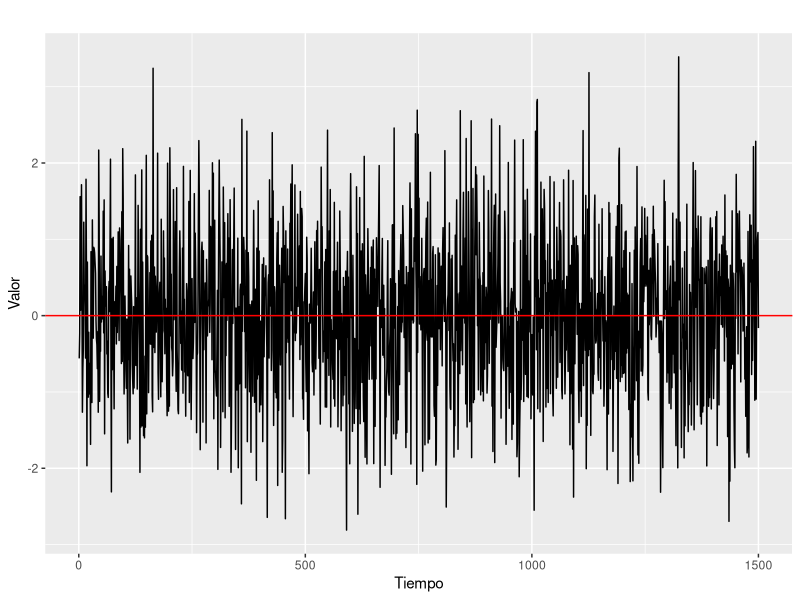
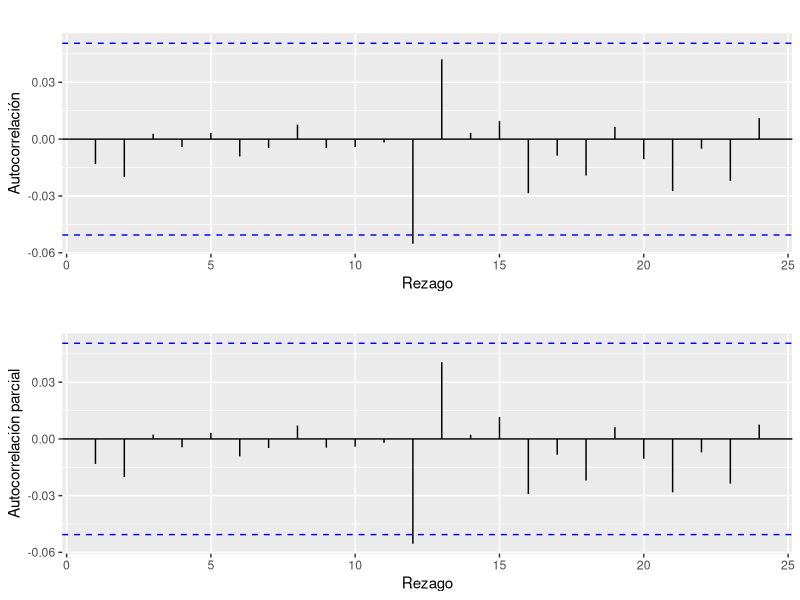
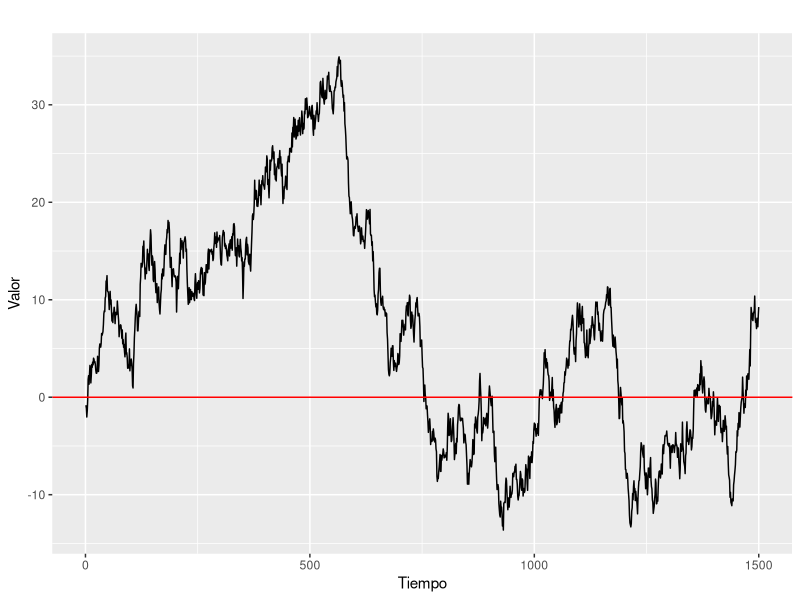
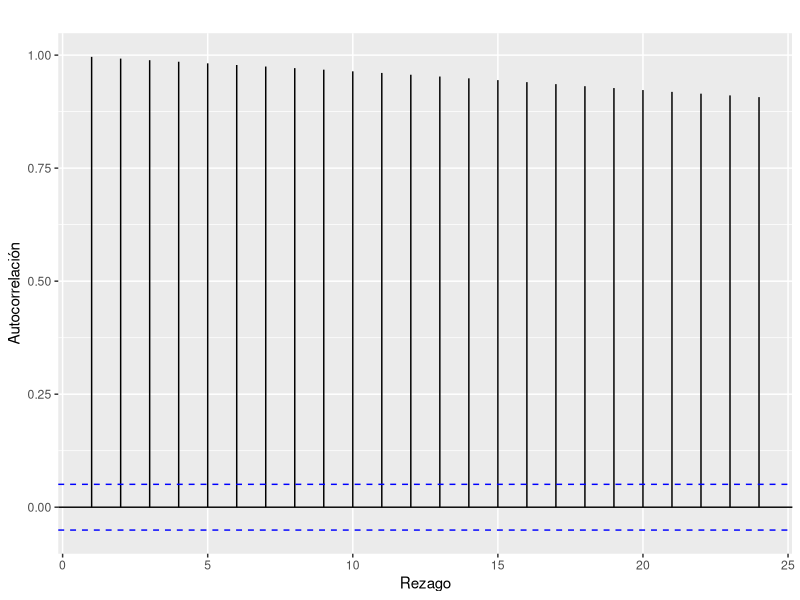
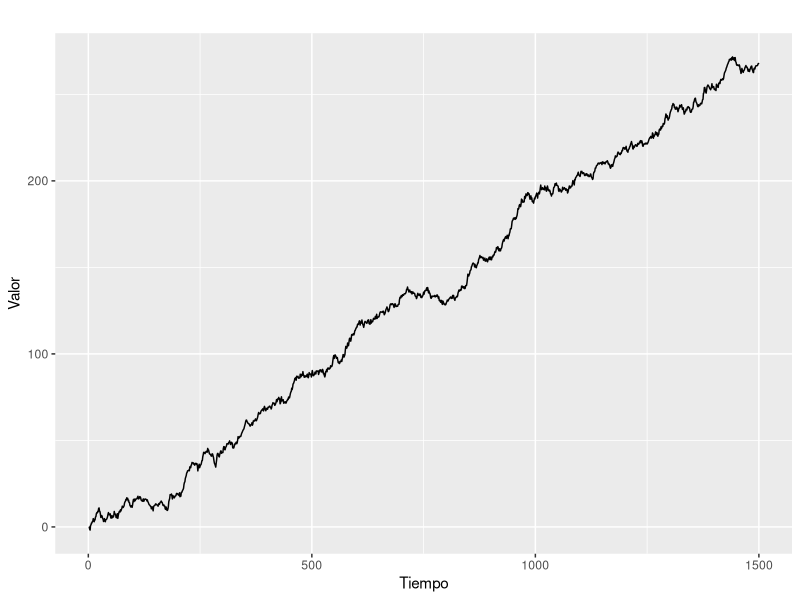
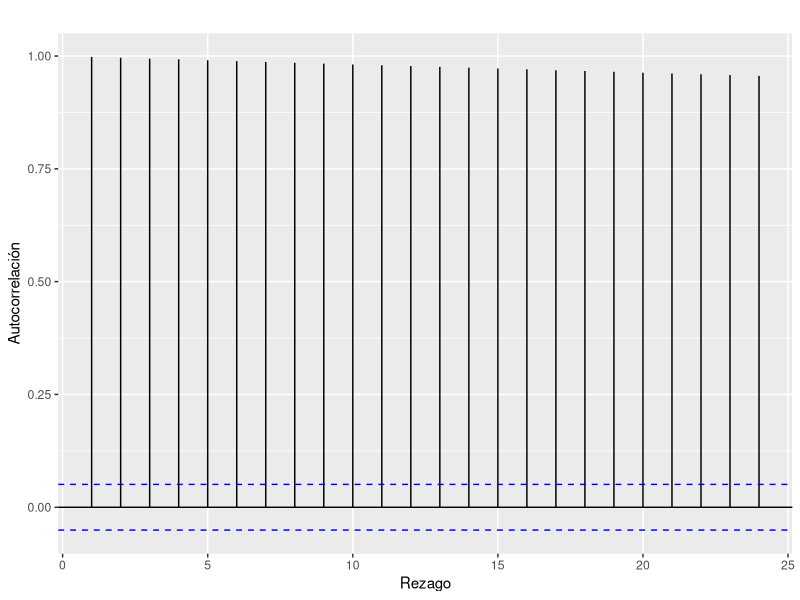
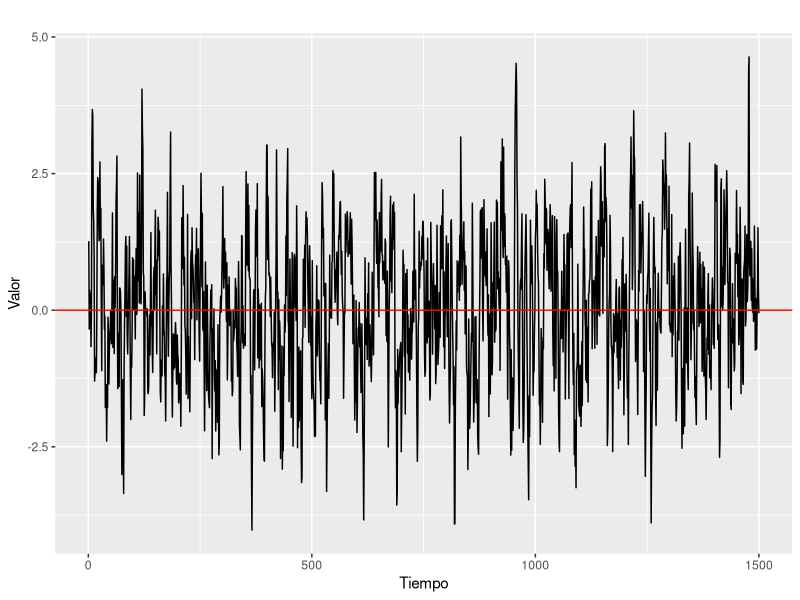
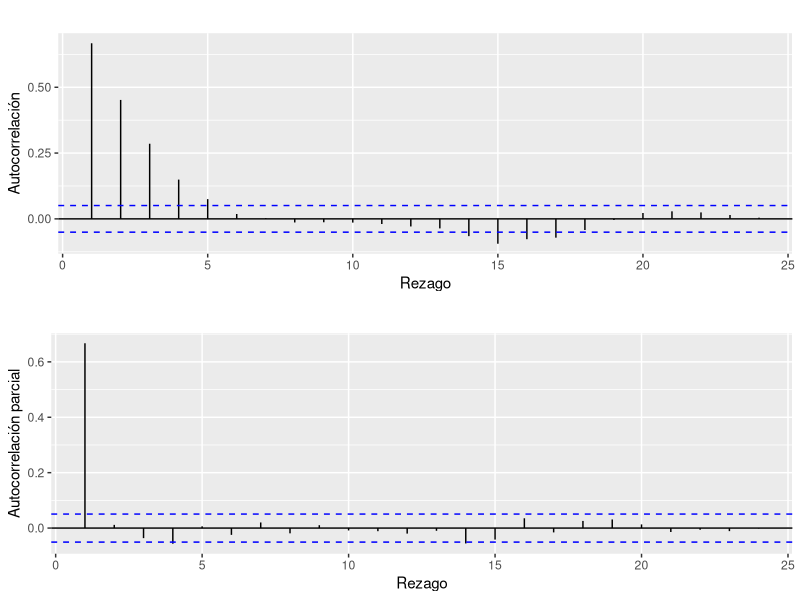

Source code (R) for these figures, in order:
## ---- chunk 1

knitr::opts_chunk$set(echo = TRUE, tidy.opts = list(width.cutoff = 50), fig.pos = 'H', out.extra = '', warning = FALSE, message = FALSE)

## ---- chunk 2

# Cargamos las librerías
library(tidyverse)
library(here)
library(forecast)
library(gridExtra)

# Fijamos una semilla
set.seed(123)

## ---- chunk 3

# Como las observaciones son independientes, podemos simular un Ruido Blanco Gaussiano con la función rnorm()
RB <- ts(rnorm(1500, 0, 1))

# Otra forma: función arima.sim (por defecto, el Ruido Blanco es Gaussiano)
# RB <- arima.sim(model = list(), n = 1500)

## ---- chunk 4

# Graficamos el proceso
autoplot(RB) +
  geom_hline(yintercept = 0, col = "red") +
  labs(x = "Tiempo",
       y = "Valor")

# Otra forma: usar plot()
# plot(RB, main = "Simulación de un Ruido Blanco Gaussiano",
#      xlab = "Tiempo", ylab = "Valor")

## ---- chunk 5

# FAC
acf_rb <- ggAcf(RB, lag.max = 24, type = "correlation") +
  labs(x = "Rezago",
       y = "Autocorrelación",
       title = "")

# FACP
pacf_rb <- ggAcf(RB, lag.max = 24, type = "partial") +
  labs(x = "Rezago",
       y = "Autocorrelación parcial",
       title = "")

grid.arrange(acf_rb, pacf_rb)

# Otra forma para obtener la FACP
# ggPacf(RB, lag.max = 24) +
#   labs(x = "Rezago",
#        y = "Autocorrelación parcial",
#        title = "")

# Otra forma de obtener la FAC y la FACP con R base

# acf(RB, main = "FAC para un Ruido Blanco",
#     xlab = "Rezago",
#     ylab = "Autocorrelación")

# pacf(RB, main = "FACP para un Ruido Blanco",
#      xlab = "Rezago",
#      ylab = "Autocorrelación parcial")

## ---- chunk 6

# Simulamos un Ruido Blanco
RB <- rnorm (1500, 0, 1)
head(RB)

# Obtenemos un Random Walk como la suma acumulada de shocks
RW <- cumsum(RB)
head(RW)

# Convertimos el proceso a formato ts
RW <- ts(RW)

# Otra forma: función arima.sim
# RW <- arima.sim(model = list(order = c(0, 1, 0)), n = 1500)

## ---- chunk 7

# Graficamos el proceso
autoplot(RW) +
  geom_hline(yintercept = 0, col = "red") +
  labs(x = "Tiempo",
       y = "Valor")

## ---- chunk 8

# FAC
ggAcf(RW, lag.max = 24, type = "correlation") +
  labs(x = "Rezago",
       y = "Autocorrelación",
       title = "")

## ---- chunk 9

# Simulamos un Ruido Blanco
RB <- rnorm (1500, 0, 1)
head(RB)

# Obtenemos un Random Walk como la suma acumulada de shocks más el drift de 0.2
delta <- 0.2
RW_drift <- RB + delta
RW_drift <- cumsum(RW_drift)
head(RW_drift)

# Convertimos el proceso a formato ts
RW_drift <- ts(RW_drift)

# Otra forma: función arima.sim
# RW_drift <- arima.sim(model = list(order = c(0, 1, 0)), n = 1500, mean = 0.2)

## ---- chunk 10

# Graficamos el proceso
autoplot(RW_drift) +
  labs(x = "Tiempo",
       y = "Valor")

## ---- chunk 11

# FAC
ggAcf(RW_drift, lag.max = 24, type = "correlation") +
  labs(x = "Rezago",
       y = "Autocorrelación",
       title = "")

## ---- chunk 12

# Simulamos un proceso AR(1) con phi = 0,7
simula_ar1_1 <- arima.sim(list(ar = 0.7), n = 1500)
class(simula_ar1_1) # Se crea un objeto de clase ts
head(simula_ar1_1)

## ---- chunk 13

# Graficamos el proceso
autoplot(simula_ar1_1) +
  geom_hline(yintercept = 0, col = "red") +
  labs(x = "Tiempo",
       y = "Valor")

## ---- chunk 14

# FAC
acf_simula_ar1_1 <- ggAcf(simula_ar1_1, lag.max = 24, type = "correlation") +
  labs(x = "Rezago",
       y = "Autocorrelación",
       title = "")

# FACP
pacf_simula_ar1_1 <- ggAcf(simula_ar1_1, lag.max = 24, type = "partial") +
  labs(x = "Rezago",
       y = "Autocorrelación parcial",
       title = "")

grid.arrange(acf_simula_ar1_1, pacf_simula_ar1_1)

## ---- chunk 15

# Obtenemos las autocorrelaciones teóricas
ar1_1_acf_teorico <- ARMAacf(ar = 0.7, lag.max = 14, pacf = FALSE)
ar1_1_pacf_teorico <- ARMAacf(ar = 0.7, lag.max = 14, pacf = TRUE)

# Obtenemos las autocorrelaciones estimadas
ar1_1_acf_est <- ggAcf(simula_ar1_1, plot = FALSE, lag.max = 14, type = "correlation")
ar1_1_pacf_est <- ggAcf(simula_ar1_1, plot = FALSE, lag.max = 14, type = "partial")

# Ordenamos los datos de la FAC para poder graficarlos
ar1_1_teorico_est_acf <- data.frame(rezago = 0:14, "Teórica" = ar1_1_acf_teorico, "Estimación" = ar1_1_acf_est$acf)
ar1_1_teorico_est_acf <- ar1_1_teorico_est_acf %>% 
  pivot_longer(cols = c("Teórica", "Estimación"), values_to = "valores")

# Graficamos las FAC teórica y estimada
ar1_1_acf <- ggplot(ar1_1_teorico_est_acf) +
  geom_col(aes(x= rezago, y = valores, fill = name),
           position = "dodge", width = 0.2) +
  labs(x = "Rezago",
       y = "Autocorrelación",
       fill = "FAC")

# Ordenamos los datos de la FACP para poder graficarlos
ar1_1_teorico_est_pacf <- data.frame(rezago = 1:14, "Teórica" = ar1_1_pacf_teorico, "Estimación" = ar1_1_pacf_est$acf)
ar1_1_teorico_est_pacf <- ar1_1_teorico_est_pacf %>% 
  pivot_longer(cols = c("Teórica", "Estimación"), values_to = "valores")

# Graficamos las FACP teórica y estimada
ar1_1_pacf <- ggplot(ar1_1_teorico_est_pacf) +
  geom_col(aes(x= rezago, y = valores, fill = name),
           position = "dodge", width = 0.2) +
  labs(x = "Rezago",
       y = "Autocorrelación parcial",
       fill = "FACP")

grid.arrange(ar1_1_acf, ar1_1_pacf)

## ---- chunk 16

# Simulamos un proceso AR(1) con phi = -0,3
simula_ar1_2 <- arima.sim(list(ar = -0.3), n = 1500)

## ---- chunk 17

# Graficamos el proceso
autoplot(simula_ar1_2) +
  geom_hline(yintercept = 0, col = "red") +
  labs(x = "Tiempo",
       y = "Valor")

## ---- chunk 18

# FAC
acf_simula_ar1_2 <- ggAcf(simula_ar1_2, lag.max = 24, type = "correlation") +
  labs(x = "Rezago",
       y = "Autocorrelación",
       title = "")

# FACP
pacf_simula_ar1_2 <- ggAcf(simula_ar1_2, lag.max = 24, type = "partial") +
  labs(x = "Rezago",
       y = "Autocorrelación parcial",
       title = "")

grid.arrange(acf_simula_ar1_2, pacf_simula_ar1_2)

## ---- chunk 19

# Obtenemos las autocorrelaciones teóricas
ar1_2_acf_teorico <- ARMAacf(ar = -0.3, lag.max = 14, pacf = FALSE)
ar1_2_pacf_teorico <- ARMAacf(ar = -0.3, lag.max = 14, pacf = TRUE)

# Obtenemos las autocorrelaciones estimadas
ar1_2_acf_est <- ggAcf(simula_ar1_2, plot = FALSE, lag.max = 14, type = "correlation")
ar1_2_pacf_est <- ggAcf(simula_ar1_2, plot = FALSE, lag.max = 14, type = "partial")

# Ordenamos los datos de la FAC para poder graficarlos
ar1_2_teorico_est_acf <- data.frame(rezago = 0:14, "Teórica" = ar1_2_acf_teorico, "Estimación" = ar1_2_acf_est$acf)
ar1_2_teorico_est_acf <- ar1_2_teorico_est_acf %>% 
  pivot_longer(cols = c("Teórica", "Estimación"), values_to = "valores")

# Graficamos las FAC teórica y estimada
ar1_2_acf <- ggplot(ar1_2_teorico_est_acf) +
  geom_col(aes(x= rezago, y = valores, fill = name),
           position = "dodge", width = 0.2) +
  labs(x = "Rezago",
       y = "Autocorrelación",
       fill = "FAC")

# Ordenamos los datos de la FACP para poder graficarlos
ar1_2_teorico_est_pacf <- data.frame(rezago = 1:14, "Teórica" = ar1_2_pacf_teorico, "Estimación" = ar1_2_pacf_est$acf)
ar1_2_teorico_est_pacf <- ar1_2_teorico_est_pacf %>% 
  pivot_longer(cols = c("Teórica", "Estimación"), values_to = "valores")

# Graficamos las FACP teórica y estimada
ar1_2_pacf <- ggplot(ar1_2_teorico_est_pacf) +
  geom_col(aes(x= rezago, y = valores, fill = name),
           position = "dodge", width = 0.2) +
  labs(x = "Rezago",
       y = "Autocorrelación parcial",
       fill = "FACP")

grid.arrange(ar1_2_acf, ar1_2_pacf)

## ---- chunk 20

# Simulamos un proceso MA(1) con theta = 0,7
# En la función arima.sim(), el signo del coeficiente está invertido
simula_ma_1 <- arima.sim(list(ma = -0.7), n = 1500)

## ---- chunk 21

# Graficamos el proceso
autoplot(simula_ma_1) +
  geom_hline(yintercept = 0, col = "red") +
  labs(x = "Tiempo",
       y = "Valor")

## ---- chunk 22

# FAC
acf_simula_ma_1 <- ggAcf(simula_ma_1, lag.max = 24, type = "correlation") +
  labs(x = "Rezago",
       y = "Autocorrelación",
       title = "")

# FACP
pacf_simula_ma_1 <- ggAcf(simula_ma_1, lag.max = 24, type = "partial") +
  labs(x = "Rezago",
       y = "Autocorrelación parcial",
       title = "")

grid.arrange(acf_simula_ma_1, pacf_simula_ma_1)

## ---- chunk 23

# Simulamos un proceso MA(1) con theta = -0,7
# En la función arima.sim(), el signo del coeficiente está invertido
simula_ma_2 <- arima.sim(list(ma = 0.7), n = 1500)

## ---- chunk 24

# Graficamos el proceso
autoplot(simula_ma_1) +
  geom_hline(yintercept = 0, col = "red") +
  labs(x = "Tiempo",
       y = "Valor")

## ---- chunk 25

# FAC
acf_simula_ma_2 <- ggAcf(simula_ma_2, lag.max = 24, type = "correlation") +
  labs(x = "Rezago",
       y = "Autocorrelación",
       title = "")

# FACP
pacf_simula_ma_2 <- ggAcf(simula_ma_2, lag.max = 24, type = "partial") +
  labs(x = "Rezago",
       y = "Autocorrelación parcial",
       title = "")

grid.arrange(acf_simula_ma_2, pacf_simula_ma_2)

## ---- chunk 26

# Simulamos un proceso AR(2) con phi1 = 0,7 y phi2 = -0,5
simula_ar2_1 <- arima.sim(n = 1500, list(ar = c(0.7, -0.5)))

# Chequeamos estacionariedad
# La función Mod() obtiene el valor absoluto y polyroot() las raíces del polinomio
Mod(polyroot(c(1, -0.7, 0.5)))

## ---- chunk 27

# Graficamos el proceso
autoplot(simula_ar2_1) +
  geom_hline(yintercept = 0, col = "red") +
  labs(x = "Tiempo",
       y = "Valor")

## ---- chunk 28

# FAC
acf_simula_ar2_1 <- ggAcf(simula_ar2_1, lag.max = 24, type = "correlation") +
  labs(x = "Rezago",
       y = "Autocorrelación",
       title = "")

# FACP
pacf_simula_ar2_1 <- ggAcf(simula_ar2_1, lag.max = 24, type = "partial") +
  labs(x = "Rezago",
       y = "Autocorrelación parcial",
       title = "")

grid.arrange(acf_simula_ar2_1, pacf_simula_ar2_1)

## ---- chunk 29

# Simulamos un proceso AR(2) con phi1 = -0,7 y phi2 = -0,5
simula_ar2_2 <- arima.sim(n = 1500, list(ar = c(-0.7, -0.5)))

# Chequeamos estacionariedad
# La función Mod() obtiene el valor absoluto y polyroot() las raíces del polinomio
Mod(polyroot(c(1, 0.7, 0.5)))

## ---- chunk 30

# Graficamos el proceso
autoplot(simula_ar2_2) +
  geom_hline(yintercept = 0, col = "red") +
  labs(x = "Tiempo",
       y = "Valor")

## ---- chunk 31

# FAC
acf_simula_ar2_2 <- ggAcf(simula_ar2_2, lag.max = 24, type = "correlation") +
  labs(x = "Rezago",
       y = "Autocorrelación",
       title = "")

# FACP
pacf_simula_ar2_2 <- ggAcf(simula_ar2_2, lag.max = 24, type = "partial") +
  labs(x = "Rezago",
       y = "Autocorrelación parcial",
       title = "")

grid.arrange(acf_simula_ar2_2, pacf_simula_ar2_2)

## ---- chunk 32

# Simulamos un proceso ARMA(1,1) con phi = 0,5 y theta = -0,5
simula_arma_1 <- arima.sim(list(ar = 0.5, ma = 0.5), n = 1500)

## ---- chunk 33

# Graficamos el proceso
autoplot(simula_arma_1) +
  geom_hline(yintercept = 0, col = "red") +
  labs(x = "Tiempo",
       y = "Valor")

## ---- chunk 34

# FAC
acf_simula_arma_1 <- ggAcf(simula_arma_1, lag.max = 24, type = "correlation") +
  labs(x = "Rezago",
       y = "Autocorrelación",
       title = "")

# FACP
pacf_simula_arma_1 <- ggAcf(simula_arma_1, lag.max = 24, type = "partial") +
  labs(x = "Rezago",
       y = "Autocorrelación parcial",
       title = "")

grid.arrange(acf_simula_arma_1, pacf_simula_arma_1)

## ---- chunk 35

# Simulamos un proceso ARMA(1,1) con phi = -0,5 y theta = -0,5
simula_arma_2 <- arima.sim(list(ar = -0.5, ma = 0.5), n = 1500)

## ---- chunk 36

# Graficamos el proceso
autoplot(simula_arma_2) +
  geom_hline(yintercept = 0, col = "red") +
  labs(x = "Tiempo",
       y = "Valor")

## ---- chunk 37

# FAC
acf_simula_arma_2 <- ggAcf(simula_arma_2, lag.max = 24, type = "correlation") +
  labs(x = "Rezago",
       y = "Autocorrelación",
       title = "")

# FACP
pacf_simula_arma_2 <- ggAcf(simula_arma_2, lag.max = 24, type = "partial") +
  labs(x = "Rezago",
       y = "Autocorrelación parcial",
       title = "")

grid.arrange(acf_simula_arma_2, pacf_simula_arma_2)

## ---- chunk 38

# Expresamos un proceso AR(1) con phi = 0.8 como un MA(inf)
ma_inf_1 <- ARMAtoMA(ar = 0.8, lag.max = 40)
ma_inf_1 <- data.frame(Tiempo = 1:40, Coeficientes = ma_inf_1)
head(ma_inf_1)

## ---- chunk 39

# Graficamos los primeros 40 coeficientes del proceso expresado como un MA(inf)

ggplot(ma_inf_1) +
  geom_line(aes(x = Tiempo, y = Coeficientes))

## ---- chunk 40

# Expresamos un proceso AR(2) con phi1 = 0.7 y phi2 = -0,5 como un MA(inf)
ma_inf_2 <- ARMAtoMA(ar = c(0.7, -0.5), lag.max = 40)
ma_inf_2 <- data.frame(Tiempo = 1:40, Coeficientes = ma_inf_2)
head(ma_inf_2)

## ---- chunk 41

# Graficamos los primeros 40 coeficientes del proceso expresado como un MA(inf)

ggplot(ma_inf_2) +
  geom_line(aes(x = Tiempo, y = Coeficientes))

## ---- chunk 42

# Simulamos un proceso AR(1) con phi = 0,7 y 50 observaciones
simula_ar1_n50 <- arima.sim(list(ar = 0.7), n = 50)

## ---- chunk 43

# Graficamos el proceso
autoplot(simula_ar1_n50) +
  geom_hline(yintercept = 0, col = "red") +
  labs(x = "Tiempo",
       y = "Valor")

## ---- chunk 44

# FAC
acf_simula_ar1_n50 <- ggAcf(simula_ar1_n50, lag.max = 24, type = "correlation") +
  labs(x = "Rezago",
       y = "Autocorrelación",
       title = "")

# FACP
pacf_simula_ar1_n50 <- ggAcf(simula_ar1_n50, lag.max = 24, type = "partial") +
  labs(x = "Rezago",
       y = "Autocorrelación parcial",
       title = "")

grid.arrange(acf_simula_ar1_n50, pacf_simula_ar1_n50)

## ---- chunk 45

# Obtenemos las autocorrelaciones teóricas
ar1_n50_acf_teorico <- ARMAacf(ar = 0.7, lag.max = 14, pacf = FALSE)
ar1_n50_pacf_teorico <- ARMAacf(ar = 0.7, lag.max = 14, pacf = TRUE)

# Obtenemos las autocorrelaciones estimadas
ar1_n50_acf_est <- ggAcf(simula_ar1_n50, plot = FALSE, lag.max = 14, type = "correlation")
ar1_n50_pacf_est <- ggAcf(simula_ar1_n50, plot = FALSE, lag.max = 14, type = "partial")

# Ordenamos los datos de la FAC para poder graficarlos
ar1_n50_teorico_est_acf <- data.frame(rezago = 0:14, "Teórica" = ar1_n50_acf_teorico, "Estimación" = ar1_n50_acf_est$acf)
ar1_n50_teorico_est_acf <- ar1_n50_teorico_est_acf %>% 
  pivot_longer(cols = c("Teórica", "Estimación"), values_to = "valores")

# Graficamos las FAC teórica y estimada
ar1_n50_acf <- ggplot(ar1_n50_teorico_est_acf) +
  geom_col(aes(x= rezago, y = valores, fill = name),
           position = "dodge", width = 0.2) +
  labs(x = "Rezago",
       y = "Autocorrelación",
       fill = "FAC")

# Ordenamos los datos de la FACP para poder graficarlos
ar1_n50_teorico_est_pacf <- data.frame(rezago = 1:14, "Teórica" = ar1_n50_pacf_teorico, "Estimación" = ar1_n50_pacf_est$acf)
ar1_n50_teorico_est_pacf <- ar1_n50_teorico_est_pacf %>% 
  pivot_longer(cols = c("Teórica", "Estimación"), values_to = "valores")

# Graficamos las FACP teórica y estimada
ar1_n50_pacf <- ggplot(ar1_n50_teorico_est_pacf) +
  geom_col(aes(x= rezago, y = valores, fill = name),
           position = "dodge", width = 0.2) +
  labs(x = "Rezago",
       y = "Autocorrelación parcial",
       fill = "FACP")

grid.arrange(ar1_n50_acf, ar1_n50_pacf)

## ---- chunk 46

# Simulamos un proceso MA(1) con theta = 0,8 y 50 observaciones
# En la función arima.sim(), el signo del coeficiente está invertido
simula_ma_n50 <- arima.sim(list(ma = -0.8), n = 50)

## ---- chunk 47

# Graficamos el proceso
autoplot(simula_ma_n50) +
  geom_hline(yintercept = 0, col = "red") +
  labs(x = "Tiempo",
       y = "Valor")

## ---- chunk 48

# FAC
acf_simula_ma_n50 <- ggAcf(simula_ma_n50, lag.max = 24, type = "correlation") +
  labs(x = "Rezago",
       y = "Autocorrelación",
       title = "")

# FACP
pacf_simula_ma_n50 <- ggAcf(simula_ma_n50, lag.max = 24, type = "partial") +
  labs(x = "Rezago",
       y = "Autocorrelación parcial",
       title = "")

grid.arrange(acf_simula_ma_n50, pacf_simula_ma_n50)

## ---- chunk 49

# Simulamos 50 observaciones de un proceso AR(2) con phi1 = 0,7 y phi2 = -0,5
simula_ar2_n50 <- arima.sim(n = 50, list(ar = c(0.7, -0.5)))

# Chequeamos estacionariedad
# La función Mod() obtiene el valor absoluto y polyroot() las raíces del polinomio
Mod(polyroot(c(1, -0.7, 0.5)))

## ---- chunk 50

# Graficamos el proceso
autoplot(simula_ar2_n50) +
  geom_hline(yintercept = 0, col = "red") +
  labs(x = "Tiempo",
       y = "Valor")

## ---- chunk 51

# FAC
acf_simula_ar2_n50 <- ggAcf(simula_ar2_n50, lag.max = 24, type = "correlation") +
  labs(x = "Rezago",
       y = "Autocorrelación",
       title = "")

# FACP
pacf_simula_ar2_n50 <- ggAcf(simula_ar2_n50, lag.max = 24, type = "partial") +
  labs(x = "Rezago",
       y = "Autocorrelación parcial",
       title = "")

grid.arrange(acf_simula_ar2_n50, pacf_simula_ar2_n50)

